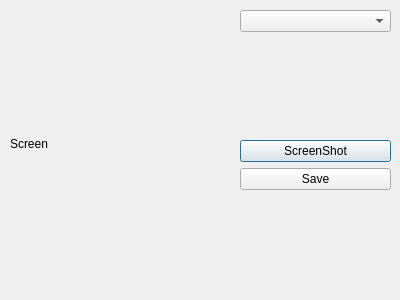
<?xml version="1.0" encoding="UTF-8"?>
<ui version="4.0">
 <class>Dialo</class>
 <widget class="QDialog" name="Dialo">
  <property name="geometry">
   <rect>
    <x>0</x>
    <y>0</y>
    <width>400</width>
    <height>300</height>
   </rect>
  </property>
  <property name="windowTitle">
   <string>Dialog</string>
  </property>
  <widget class="QLabel" name="lblScreen">
   <property name="geometry">
    <rect>
     <x>10</x>
     <y>29</y>
     <width>203</width>
     <height>229</height>
    </rect>
   </property>
   <property name="text">
    <string>Screen</string>
   </property>
  </widget>
  <widget class="QWidget" name="layoutWidget">
   <property name="geometry">
    <rect>
     <x>240</x>
     <y>10</y>
     <width>151</width>
     <height>281</height>
    </rect>
   </property>
   <layout class="QVBoxLayout" name="verticalLayout">
    <item>
     <widget class="QComboBox" name="cmbScreens"/>
    </item>
    <item>
     <spacer name="verticalSpacer">
      <property name="orientation">
       <enum>Qt::Vertical</enum>
      </property>
      <property name="sizeHint" stdset="0">
       <size>
        <width>20</width>
        <height>40</height>
       </size>
      </property>
     </spacer>
    </item>
    <item>
     <widget class="QPushButton" name="btnScreen">
      <property name="text">
       <string>ScreenShot</string>
      </property>
     </widget>
    </item>
    <item>
     <widget class="QPushButton" name="btnSave">
      <property name="text">
       <string>Save</string>
      </property>
     </widget>
    </item>
    <item>
     <spacer name="verticalSpacer_2">
      <property name="orientation">
       <enum>Qt::Vertical</enum>
      </property>
      <property name="sizeHint" stdset="0">
       <size>
        <width>20</width>
        <height>40</height>
       </size>
      </property>
     </spacer>
    </item>
   </layout>
  </widget>
 </widget>
 <resources/>
 <connections/>
</ui>
